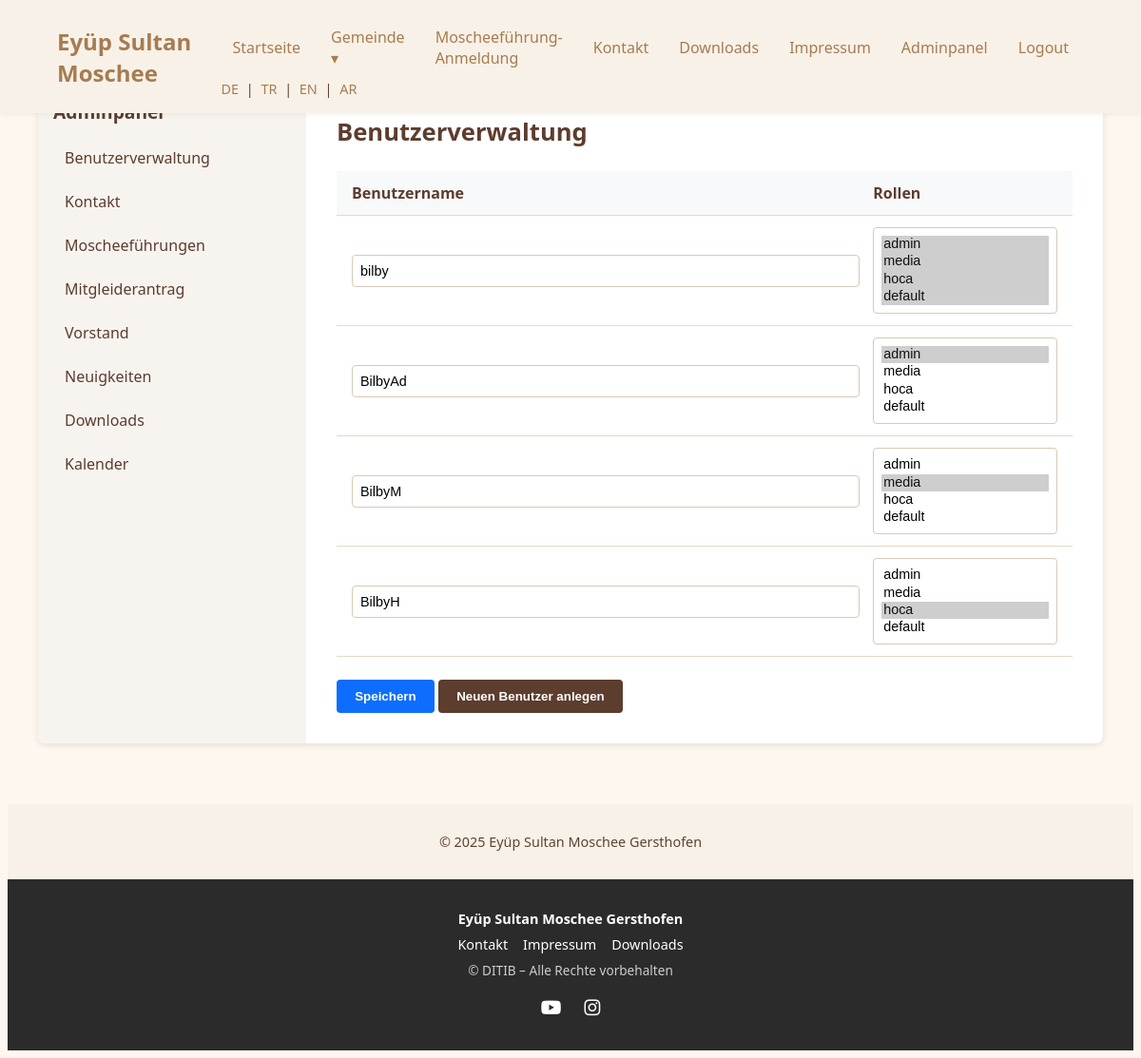
The app's page /adminpanel/benutzerverwaltung/ (signed in) with its own data.
### accounts/models.py (models this page shows, shortened)
class UserProfile(models.Model):
    user = models.OneToOneField(User, on_delete=models.CASCADE)
    failed_attempts = models.IntegerField(default=0)
    lockout_until = models.DateTimeField(null=True, blank=True)
    sperre_count = models.IntegerField(default=0)
    roles = models.ManyToManyField(Role, blank=True)

class Role(models.Model):
    name = models.CharField(max_length=20, unique=True)

### adminpanel/views.py (the view)
# urls.py: path('benutzerverwaltung/', benutzerverwaltung, name='admin_benutzerverwaltung'),
@login_required
def benutzerverwaltung(request):
    if not request.user.userprofile.roles.filter(name='admin').exists():
        return render(request, '403.html')
    profiles = UserProfile.objects.select_related('user').prefetch_related('roles').all()
    roles = Role.objects.all()
    if request.method == 'POST':
        for profile in profiles:
            rollen_ids = request.POST.getlist(f'roles_{profile.id}')
            profile.roles.set(rollen_ids)  # Rollen updaten!
        return redirect('admin_benutzerverwaltung')  # Nach dem Speichern zurück
    return render(request, 'adminpanel/benutzerverwaltung.html', {
        'profiles': profiles,
        'roles': roles,
    })

### accounts/context_processors.py (called while the page is built)
def user_roles_context(request):
    is_admin = False
    is_verwaltung = False
    is_media = False
    is_hoca = False
    if request.user.is_authenticated:
        user_roles = request.user.userprofile.roles.values_list('name', flat=True)
        is_admin = 'admin' in user_roles
        is_verwaltung = 'verwaltung' in user_roles
        is_media = 'media' in user_roles
        is_hoca = 'hoca' in user_roles
    return {
        'is_admin': is_admin,
        'is_verwaltung': is_verwaltung,
        'is_media': is_media,
        'is_hoca': is_hoca,
    }

### templates/adminpanel/benutzerverwaltung.html (shortened to what this page needs)
{% extends 'adminpanel/adminpanel_base.html' %}
{% block admin_content %}
  <h1>Benutzerverwaltung</h1>
  <form method="post">
    <table>
      <tr>
        <th>Benutzername</th>
        <th>Rollen</th>
      </tr>
      {% for profile in profiles %}
      <tr>
        <td>
          <input type="text" value="{{ profile.user.username }}" readonly>
        </td>
        <td>
          <select name="roles_{{ profile.id }}" multiple>
            {% for role in roles %}
              <option value="{{ role.id }}" {% if role in profile.roles.all %}selected{% endif %}>
                {{ role.name }}
              </option>
            {% endfor %}
          </select>
        </td>
      </tr>
      {% endfor %}
    </table>
    <button type="submit" class="btn btn-primary">Speichern</button>
    <button type="button" class="btn btn-secondary" id="add-user-btn">Neuen Benutzer anlegen</button>
  </form>
{% endblock %}

### static/css/style.css (style rules this page uses)
body { font-family: 'Segoe UI', Tahoma, Geneva, Verdana, sans-serif; background-color: #fdf7f0; color: #5c4433; }
body { background-image: url('/static/images/hintergrund.jpg'); background-size: cover; background-repeat: no-repeat; background-position: center; background-attachment: fixed; }

### static/css/dashboard.css (style rules this page uses)
.admin-main h1 { font-size: 1.6rem; color: #5c3d2e; margin-bottom: 1.5rem; }
.admin-main table { width: 100%; border-collapse: collapse; margin-bottom: 1.5rem; }
.admin-main table th, .admin-main table td { border-bottom: 1px solid #e3d9c6; padding: 0.75rem 1rem; text-align: left; }
.admin-main table th { background-color: #f8f9fa; font-weight: 600; color: #5c3d2e; }
.admin-main input[readonly], .admin-main select { width: 100%; border: 1px solid #d8c9b6; border-radius: 4px; padding: 0.5rem; background-color: #fff; font-size: 0.9rem; }
.admin-main button.btn-primary { background-color: #0d6efd; color: #fff; border: none; border-radius: 4px; padding: 0.6rem 1.2rem; cursor: pointer; font-weight: 600; transition: background-color 0.2s ease; }
.admin-main button.btn-secondary { background-color: #5c3d2e; color: #fff; border: none; border-radius: 4px; padding: 0.6rem 1.2rem; cursor: pointer; font-weight: 600; transition: background-color 0.2s ease; }

### records on screen
UserProfile: user.username "bilby", id.name "admin ☑ / media ☑ / hoca ☑ / default ☑"
UserProfile: user.username "BilbyAd", id.name "admin ☑ / media / hoca / default"
UserProfile: user.username "BilbyM", id.name "admin / media ☑ / hoca / default"
UserProfile: user.username "BilbyH", id.name "admin / media / hoca ☑ / default"
